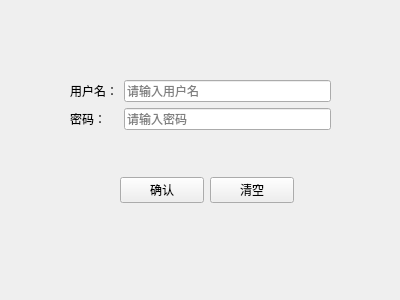
<?xml version="1.0" encoding="UTF-8"?>
<ui version="4.0">
 <class>login</class>
 <widget class="QWidget" name="login">
  <property name="geometry">
   <rect>
    <x>0</x>
    <y>0</y>
    <width>400</width>
    <height>300</height>
   </rect>
  </property>
  <property name="minimumSize">
   <size>
    <width>400</width>
    <height>300</height>
   </size>
  </property>
  <property name="maximumSize">
   <size>
    <width>400</width>
    <height>300</height>
   </size>
  </property>
  <property name="windowTitle">
   <string>管理员登录</string>
  </property>
  <widget class="QWidget" name="widget" native="true">
   <property name="geometry">
    <rect>
     <x>120</x>
     <y>170</y>
     <width>174</width>
     <height>41</height>
    </rect>
   </property>
   <layout class="QHBoxLayout" name="horizontalLayout">
    <item>
     <widget class="QPushButton" name="LoginConfirm">
      <property name="text">
       <string>确认</string>
      </property>
     </widget>
    </item>
    <item>
     <widget class="QPushButton" name="LoginCancel">
      <property name="text">
       <string>清空</string>
      </property>
     </widget>
    </item>
   </layout>
  </widget>
  <widget class="QWidget" name="layoutWidget">
   <property name="geometry">
    <rect>
     <x>70</x>
     <y>80</y>
     <width>261</width>
     <height>54</height>
    </rect>
   </property>
   <layout class="QFormLayout" name="formLayout">
    <item row="0" column="0">
     <widget class="QLabel" name="UsernameLabel">
      <property name="text">
       <string>用户名：</string>
      </property>
     </widget>
    </item>
    <item row="0" column="1">
     <widget class="QLineEdit" name="usernameLineEdit">
      <property name="placeholderText">
       <string>请输入用户名</string>
      </property>
     </widget>
    </item>
    <item row="1" column="0">
     <widget class="QLabel" name="PasswordLable">
      <property name="text">
       <string>密码：</string>
      </property>
     </widget>
    </item>
    <item row="1" column="1">
     <widget class="QLineEdit" name="passwordLineEdit">
      <property name="placeholderText">
       <string>请输入密码</string>
      </property>
     </widget>
    </item>
   </layout>
  </widget>
 </widget>
 <resources/>
 <connections/>
</ui>
